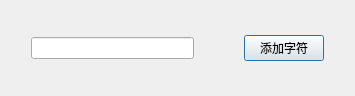
<?xml version="1.0" encoding="UTF-8"?>
<ui version="4.0">
 <class>SelectCharacter</class>
 <widget class="QDialog" name="SelectCharacter">
  <property name="geometry">
   <rect>
    <x>0</x>
    <y>0</y>
    <width>355</width>
    <height>96</height>
   </rect>
  </property>
  <property name="windowTitle">
   <string>Insert Special Character</string>
  </property>
  <layout class="QVBoxLayout" name="character_box">
   <item>
    <layout class="QHBoxLayout" name="horizontalLayout">
     <property name="spacing">
      <number>50</number>
     </property>
     <property name="leftMargin">
      <number>20</number>
     </property>
     <property name="rightMargin">
      <number>20</number>
     </property>
     <item>
      <widget class="QLineEdit" name="customCharacter"/>
     </item>
     <item>
      <widget class="QPushButton" name="addCharButton">
       <property name="text">
        <string>添加字符</string>
       </property>
      </widget>
     </item>
    </layout>
   </item>
  </layout>
 </widget>
 <resources/>
 <connections/>
</ui>
